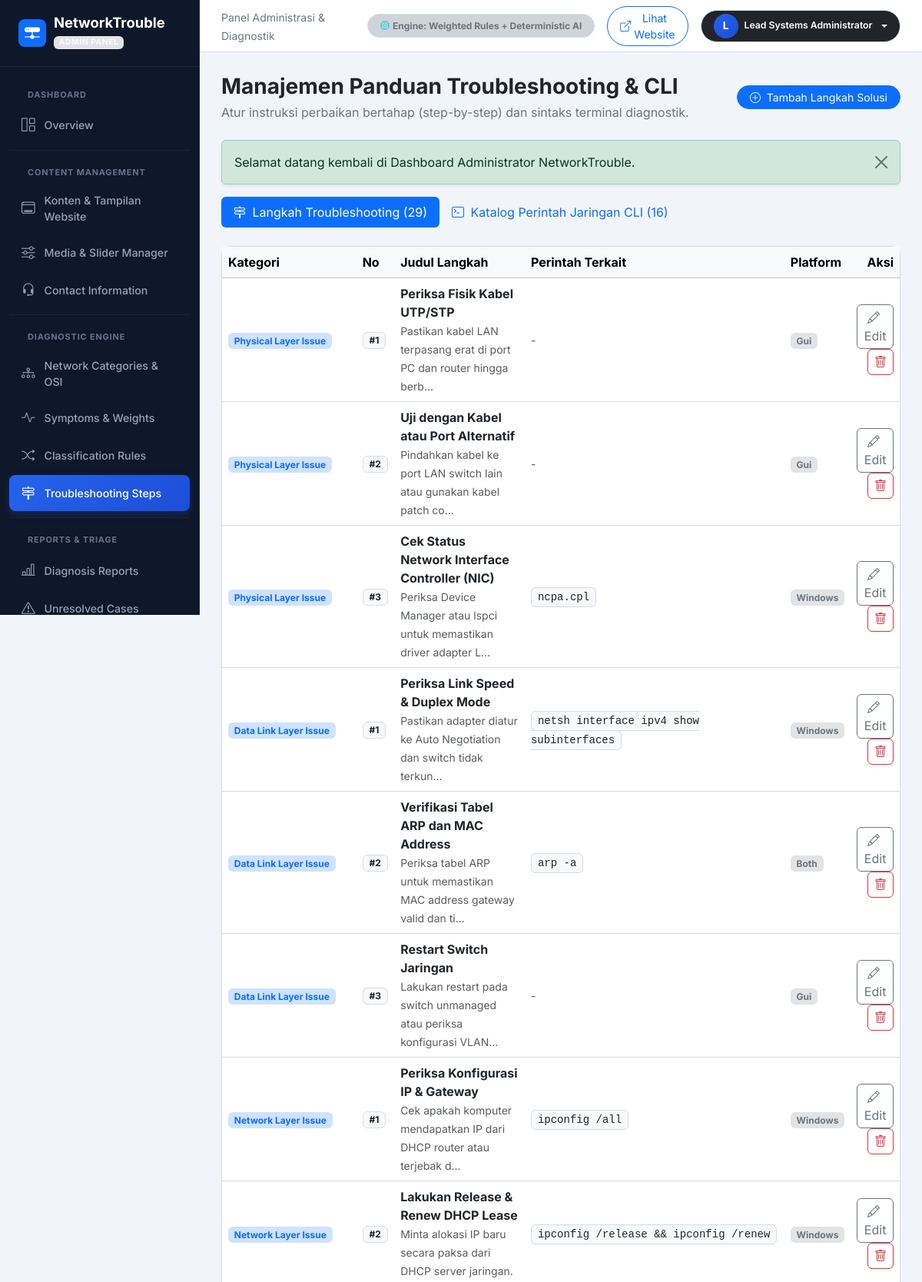
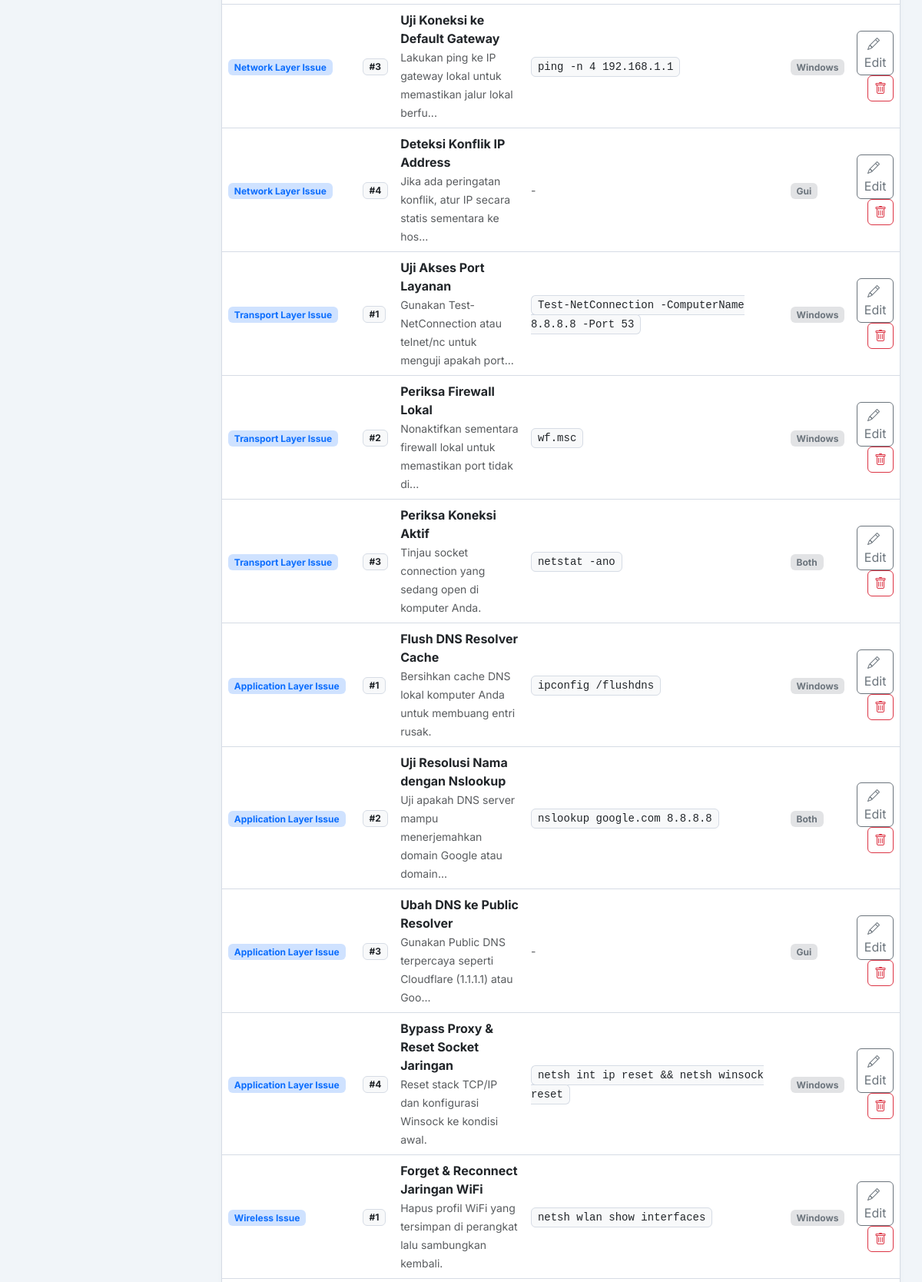
/admin/troubleshooting.php (signed in, upper part), run on the app's committed database (2 pictures, top to bottom).
### tables this page shows
CREATE TABLE `troubleshooting_steps` (
  `id` INT UNSIGNED AUTO_INCREMENT PRIMARY KEY,
  `category_id` INT UNSIGNED NOT NULL,
  `step_number` INT NOT NULL DEFAULT 1,
  `title` VARCHAR(150) NOT NULL,
  `description` TEXT NOT NULL,
  `command` VARCHAR(255) NULL,
  `platform` ENUM('both', 'windows', 'linux', 'gui') NOT NULL DEFAULT 'both',
  `verification_question` VARCHAR(255) NULL,
  `created_at` DATETIME NOT NULL DEFAULT CURRENT_TIMESTAMP
);

CREATE TABLE `network_categories` (
  `id` INT UNSIGNED AUTO_INCREMENT PRIMARY KEY,
  `name` VARCHAR(100) NOT NULL,
  `slug` VARCHAR(100) NOT NULL UNIQUE,
  `description` TEXT NOT NULL,
  `osi_layer` VARCHAR(50) NOT NULL,
  `severity_default` ENUM('Low', 'Medium', 'High', 'Critical') NOT NULL DEFAULT 'Medium',
  `icon` VARCHAR(50) NOT NULL DEFAULT 'bi-hdd-network',
  `status` ENUM('active', 'inactive') NOT NULL DEFAULT 'active',
  `created_at` DATETIME NOT NULL DEFAULT CURRENT_TIMESTAMP
);

### config/app.php (called while the page is built, shortened)
<?php
function base_url(string $path = ''): string {
    $protocol = (!empty($_SERVER['HTTPS']) && $_SERVER['HTTPS'] !== 'off' || (isset($_SERVER['SERVER_PORT']) && $_SERVER['SERVER_PORT'] == 443)) ? "https://" : "http://";
    $host = $_SERVER['HTTP_HOST'] ?? 'localhost';
    if (php_sapi_name() === 'cli') {
        $dirName = '/networktrouble';
    } else {
        $scriptName = $_SERVER['SCRIPT_NAME'] ?? '';
        $dirName = str_replace('\\', '/', dirname($scriptName));
        $dirName = preg_replace('/(\/admin|\/api|\/config|\/includes).*$/', '', $dirName);
    }
    $cleanPath = ltrim($path, '/');
    return $protocol . $host . $dirName . ($cleanPath ? '/' . $cleanPath : '');
}
function get_flash(): ?array {
    if (isset($_SESSION['flash'])) {
        $flash = $_SESSION['flash'];
        return $flash;
    }
    return null;
}

### admin/troubleshooting.php (the view, shortened to what this page needs)
<?php
require_once __DIR__ . '/includes/admin_header.php';
$db = get_db_connection();
$steps = [];
if ($db) {
    try {
        $steps = $db->query("
            SELECT ts.*, c.name AS category_name
            FROM troubleshooting_steps ts
            LEFT JOIN network_categories c ON ts.category_id = c.id
            ORDER BY ts.category_id ASC, ts.step_number ASC
        ")->fetchAll(PDO::FETCH_ASSOC);
    } catch (PDOException $e) {}
}
$commands = [];
if ($db) {
    try {
        $commands = $db->query("SELECT * FROM network_commands ORDER BY name ASC")->fetchAll(PDO::FETCH_ASSOC);
    } catch (PDOException $e) {}
}
$activeTab = $_GET['tab'] ?? 'steps';
?>
<div class="admin-layout-wrapper">
    <?php include __DIR__ . '/includes/admin_sidebar.php'; ?>
    <div class="admin-main">
        <?php include __DIR__ . '/includes/admin_topbar.php'; ?>
        <div class="admin-content">
            <div class="d-flex flex-column flex-md-row justify-content-between align-items-md-center gap-3 mb-4">
                <div>
                    <h1 class="h3 fw-bold text-dark mb-1">Manajemen Panduan Troubleshooting & CLI</h1>
                    <p class="text-secondary mb-0">Atur instruksi perbaikan bertahap (step-by-step) dan sintaks terminal diagnostik.</p>
                </div>
                <div>
                    <?php if ($activeTab === 'steps'): ?>
                    <button type="button" class="btn btn-primary btn-sm rounded-pill px-3" data-bs-toggle="modal" data-bs-target="#stepModal" onclick="openCreateStepModal()">
                        <i class="bi bi-plus-circle me-1"></i> Tambah Langkah Solusi
                    </button>
                    <?php else: ?>
                    <button type="button" class="btn btn-primary btn-sm rounded-pill px-3" data-bs-toggle="modal" data-bs-target="#commandModal" onclick="openCreateCommandModal()">
                        <i class="bi bi-plus-circle me-1"></i> Tambah Perintah CLI
                    </button>
                    <?php endif; ?>
                </div>
            </div>
            <?php
            $flash = get_flash();
            if ($flash):
            ?>
            <div class="alert alert-<?= $flash['type'] === 'error' ? 'danger' : $flash['type']; ?> alert-dismissible fade show shadow-sm" role="alert">
                <?= htmlspecialchars($flash['message']); ?>
                <button type="button" class="btn-close" data-bs-dismiss="alert" aria-label="Close"></button>
            </div>
            <?php endif; ?>
            <ul class="nav nav-pills mb-4">
                <li class="nav-item">
                    <a class="nav-link <?= $activeTab === 'steps' ? 'active' : ''; ?>" href="<?= base_url('admin/troubleshooting.php?tab=steps'); ?>">
                        <i class="bi bi-signpost-2 me-1"></i> Langkah Troubleshooting (<?= count($steps); ?>)
                    </a>
                </li>
                <li class="nav-item">
                    <a class="nav-link <?= $activeTab === 'commands' ? 'active' : ''; ?>" href="<?= base_url('admin/troubleshooting.php?tab=commands'); ?>">
                        <i class="bi bi-terminal me-1"></i> Katalog Perintah Jaringan CLI (<?= count($commands); ?>)
                    </a>
                </li>
            </ul>
            <?php if ($activeTab === 'steps'): ?>
                <div class="admin-card">
                    <div class="table-responsive">
                        <table class="table table-hover align-middle mb-0">
                            <thead class="table-light">
                                <tr>
                                    <th>Kategori</th>
                                    <th>No</th>
                                    <th>Judul Langkah</th>
                                    <th>Perintah Terkait</th>
                                    <th>Platform</th>
                                    <th class="text-end">Aksi</th>
                                </tr>
                            </thead>
                            <tbody>
                                <?php if (!empty($steps)): ?>
                                    <?php foreach ($steps as $st): ?>
                                    <tr>
                                        <td>
                                            <span class="badge bg-primary-subtle text-primary">
                                                <?= htmlspecialchars($st['category_name'] ?? 'General'); ?>
                                            </span>
                                        </td>
                                        <td><span class="badge bg-light text-dark border">#<?= $st['step_number']; ?></span></td>
                                        <td>
                                            <div class="fw-bold text-dark"><?= htmlspecialchars($st['title']); ?></div>
                                            <small class="text-muted"><?= htmlspecialchars(mb_strimwidth($st['description'] ?? '', 0, 70, '...')); ?></small>
                                        </td>
                                        <td>
                                            <?php if (!empty($st['command'])): ?>
                                                <code class="text-dark bg-light px-2 py-1 rounded border"><?= htmlspecialchars($st['command']); ?></code>
                                            <?php else: ?>
                                                <span class="text-muted small">-</span>
                                            <?php endif; ?>
                                        </td>
                                        <td>
                                            <span class="badge bg-secondary-subtle text-secondary"><?= ucfirst($st['platform']); ?></span>
                                        </td>
                                        <td class="text-end">
                                            <button type="button" class="btn btn-outline-secondary btn-xs py-1 px-2"
                                                    onclick='openEditStepModal(<?= json_encode($st); ?>)'>
                                                <i class="bi bi-pencil me-1"></i> Edit
                                            </button>
                                            <a href="<?= base_url('admin/troubleshooting.php?delete_step=' . $st['id']); ?>" class="btn btn-outline-danger btn-xs py-1 px-2 ms-1" onclick="return confirm('Hapus langkah ini?')">
                                                <i class="bi bi-trash"></i>
                                            </a>
                                        </td>
                                    </tr>
                                    <?php endforeach; ?>
                                <?php else: ?>
                                    <tr>
                                        <td colspan="6" class="text-center py-4 text-muted">Belum ada langkah tersimpan.</td>
                                    </tr>
                                <?php endif; ?>
                            </tbody>
                        </table>
                    </div>
                </div>
            <?php endif; ?>
<?php require_once __DIR__ . '/includes/admin_footer.php'; ?>

### assets/css/admin.css (style rules this page uses)
:root { --border-subtle: #E3E7EE; --border-default: #D6DCE5; --border-strong: #C5CCD8; --divider-color: #D9DEE7; --bs-border-color: var(--border-default); --bs-border-color-translucent: rgba(15, 23, 42, 0.12); --bs-border-color-subtle: var(--border-subtle); --admin-sidebar-w: 260px; --admin-sidebar-bg: #0f172a; --admin-sidebar-text: #94a3b8; --admin-sidebar-hover: #1e293b; --admin-topbar-h: 68px; }
body.admin-body { background-color: #f1f5f9; font-family: 'Inter', sans-serif; color: #1e293b; }
.border { border-color: var(--border-default) !important; }
.admin-main { margin-left: var(--admin-sidebar-w); min-height: 100vh; display: flex; flex-direction: column; transition: margin-left 0.3s ease; }
.admin-content { padding: 1.75rem; flex: 1; }
.admin-card { background: #ffffff; border-radius: 12px; border: 1px solid var(--border-default); box-shadow: 0 2px 6px -1px rgba(15, 23, 42, 0.05); margin-bottom: 1.5rem; }
.badge.border { border-color: var(--border-default) !important; }

### data on the page
troubleshooting_steps: network_categories.name "Physical Layer Issue", step_number "1", title "Periksa Fisik Kabel UTP/STP", description "Pastikan kabel LAN terpasang erat di port PC dan router hingga berb...", platform "Gui"
troubleshooting_steps: network_categories.name "Physical Layer Issue", step_number "2", title "Uji dengan Kabel atau Port Alternatif", description "Pindahkan kabel ke port LAN switch lain atau gunakan kabel patch co...", platform "Gui"
troubleshooting_steps: network_categories.name "Physical Layer Issue", step_number "3", title "Cek Status Network Interface Controller (NIC)", description "Periksa Device Manager atau lspci untuk memastikan driver adapter L...", command "ncpa.cpl", platform "Windows"
troubleshooting_steps: network_categories.name "Data Link Layer Issue", step_number "1", title "Periksa Link Speed & Duplex Mode", description "Pastikan adapter diatur ke Auto Negotiation dan switch tidak terkun...", command "netsh interface ipv4 show subinterfaces", platform "Windows"
troubleshooting_steps: network_categories.name "Data Link Layer Issue", step_number "2", title "Verifikasi Tabel ARP dan MAC Address", description "Periksa tabel ARP untuk memastikan MAC address gateway valid dan ti...", command "arp -a", platform "Both"
troubleshooting_steps: network_categories.name "Data Link Layer Issue", step_number "3", title "Restart Switch Jaringan", description "Lakukan restart pada switch unmanaged atau periksa konfigurasi VLAN...", platform "Gui"
troubleshooting_steps: network_categories.name "Network Layer Issue", step_number "1", title "Periksa Konfigurasi IP & Gateway", description "Cek apakah komputer mendapatkan IP dari DHCP router atau terjebak d...", command "ipconfig /all", platform "Windows"
troubleshooting_steps: network_categories.name "Network Layer Issue", step_number "2", title "Lakukan Release & Renew DHCP Lease", description "Minta alokasi IP baru secara paksa dari DHCP server jaringan.", command "ipconfig /release && ipconfig /renew", platform "Windows"
troubleshooting_steps: network_categories.name "Network Layer Issue", step_number "3", title "Uji Koneksi ke Default Gateway", description "Lakukan ping ke IP gateway lokal untuk memastikan jalur lokal berfu...", command "ping -n 4 192.168.1.1", platform "Windows"
troubleshooting_steps: network_categories.name "Network Layer Issue", step_number "4", title "Deteksi Konflik IP Address", description "Jika ada peringatan konflik, atur IP secara statis sementara ke hos...", platform "Gui"
troubleshooting_steps: network_categories.name "Transport Layer Issue", step_number "1", title "Uji Akses Port Layanan", description "Gunakan Test-NetConnection atau telnet/nc untuk menguji apakah port...", command "Test-NetConnection -ComputerName 8.8.8.8 -Port 53", platform "Windows"
troubleshooting_steps: network_categories.name "Transport Layer Issue", step_number "2", title "Periksa Firewall Lokal", description "Nonaktifkan sementara firewall lokal untuk memastikan port tidak di...", command "wf.msc", platform "Windows"
troubleshooting_steps: network_categories.name "Transport Layer Issue", step_number "3", title "Periksa Koneksi Aktif", description "Tinjau socket connection yang sedang open di komputer Anda.", command "netstat -ano", platform "Both"
troubleshooting_steps: network_categories.name "Application Layer Issue", step_number "1", title "Flush DNS Resolver Cache", description "Bersihkan cache DNS lokal komputer Anda untuk membuang entri rusak.", command "ipconfig /flushdns", platform "Windows"
troubleshooting_steps: network_categories.name "Application Layer Issue", step_number "2", title "Uji Resolusi Nama dengan Nslookup", description "Uji apakah DNS server mampu menerjemahkan domain Google atau domain...", command "nslookup google.com 8.8.8.8", platform "Both"
troubleshooting_steps: network_categories.name "Application Layer Issue", step_number "3", title "Ubah DNS ke Public Resolver", description "Gunakan Public DNS terpercaya seperti Cloudflare (1.1.1.1) atau Goo...", platform "Gui"
troubleshooting_steps: network_categories.name "Application Layer Issue", step_number "4", title "Bypass Proxy & Reset Socket Jaringan", description "Reset stack TCP/IP dan konfigurasi Winsock ke kondisi awal.", command "netsh int ip reset && netsh winsock reset", platform "Windows"
troubleshooting_steps: network_categories.name "Wireless Issue", step_number "1", title "Forget & Reconnect Jaringan WiFi", description "Hapus profil WiFi yang tersimpan di perangkat lalu sambungkan kembali.", command "netsh wlan show interfaces", platform "Windows"

### other printed values
substr($currentAdmin['name'] ?? 'A', 0, 1) "L"
$currentAdmin['name'] "Lead Systems Administrator"
$flash['message'] "Selamat datang kembali di Dashboard Administrator NetworkTrouble."
count($steps) "29"
count($commands) "16"
